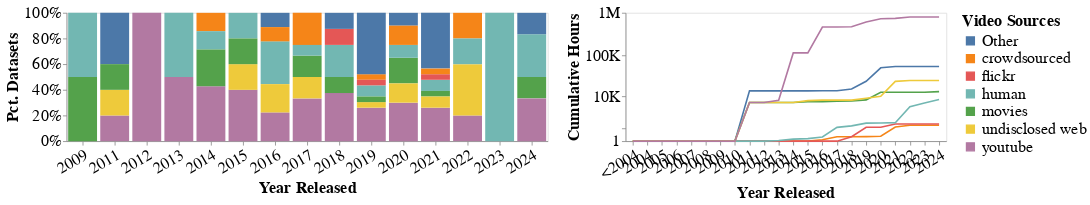

The code cell stored with this chart in its notebook:
### Markdown cell above
#### Combine Source Years-Based Plots

### Code cell
chart_sourceyearcombined = alt.hconcat(
    base_sourceyear,
    chart_sourceyearhours
).configure_axis(
    labelFontSize=FONT_SIZE,
    titleFontSize=FONT_SIZE,
    grid=False
).configure_legend(
    labelFontSize=FONT_SIZE,
    titleFontSize=FONT_SIZE,
    labelLimit=MAX_LABELLIMIT
).configure_header(
    titleFontSize=FONT_SIZE,
    labelFontSize=FONT_SIZE
).configure_title(
    fontSize=FONT_SIZE
).resolve_scale(
    x="independent",
    y="independent"
)

if PLOT_TOFILE:
    chart_sourceyearcombined.save(
        os.path.join(PLOT_DIR, "video_sourcecategories-yearscombined.png"),
        ppi=PLOT_PPI
    )

chart_sourceyearcombined

### Figure 1 — Vega-Lite specification as saved in the notebook (floating-point values rounded to 4 significant figures; data arrays with more than 128 entries replaced by an {"elided": "..."} marker saying what was removed)
{"config": {"title": {"font": "Times New Roman", "fontSize": 20}, "axis": {"labelFont": "Times New Roman", "titleFont": "Times New Roman", "grid": false, "labelFontSize": 20, "titleFontSize": 20}, "header": {"labelFont": "Times New Roman", "titleFont": "Times New Roman", "labelFontSize": 20, "titleFontSize": 20}, "legend": {"labelFont": "Times New Roman", "titleFont": "Times New Roman", "labelFontSize": 20, "labelLimit": 1000, "titleFontSize": 20}, "text": {"font": "Times New Roman"}}, "hconcat": [{"data": {"name": "data-1e9feeadaef45a8f9a62e99c28759dee"}, "mark": {"type": "bar"}, "encoding": {"color": {"field": "Video Sources", "title": "Video Sources", "type": "nominal"}, "x": {"axis": {"labelAngle": -30}, "field": "Year Released", "sort": ["<2004", "2004", "2005", "2006", "2007", "2008", "2009", "2010", "2011", "2012", "2013", "2014", "2015", "2016", "2017", "2018", "2019", "2020", "2021", "2022", "2023", "2024"], "title": "Year Released", "type": "nominal"}, "y": {"aggregate": "count", "axis": {"format": "%"}, "stack": "normalize", "title": "Pct. Datasets", "type": "quantitative"}}, "height": 160, "width": 600}, {"data": {"name": "data-ad31ef507ef239cdd64fdbe14568e0d2"}, "mark": {"type": "line"}, "encoding": {"color": {"field": "Video Sources", "title": "Video Sources", "type": "nominal"}, "x": {"axis": {"labelAngle": -30}, "field": "Year Released", "sort": ["<2004", "2004", "2005", "2006", "2007", "2008", "2009", "2010", "2011", "2012", "2013", "2014", "2015", "2016", "2017", "2018", "2019", "2020", "2021", "2022", "2023", "2024"], "title": "Year Released", "type": "nominal"}, "y": {"axis": {"labelExpr": "datum.value >= 1000000 ? datum.value / 1000000 + 'M' : datum.value >= 1000 ? datum.value / 1000 + 'K' : datum.value", "values": [0, 1, 1000, 10000, 100000, 1000000]}, "field": "Cumulative Hours", "scale": {"constant": 1000, "domain": [1, 1000000], "type": "symlog"}, "title": "Cumulative Hours", "type": "quantitative"}}, "height": 160, "width": 400}], "resolve": {"scale": {"x": "independent", "y": "independent"}}, "$schema": "https://vega.github.io/schema/vega-lite/v5.20.1.json", "datasets": {"data-1e9feeadaef45a8f9a62e99c28759dee": {"elided": "130 records"}, "data-ad31ef507ef239cdd64fdbe14568e0d2": {"elided": "154 records"}}}
